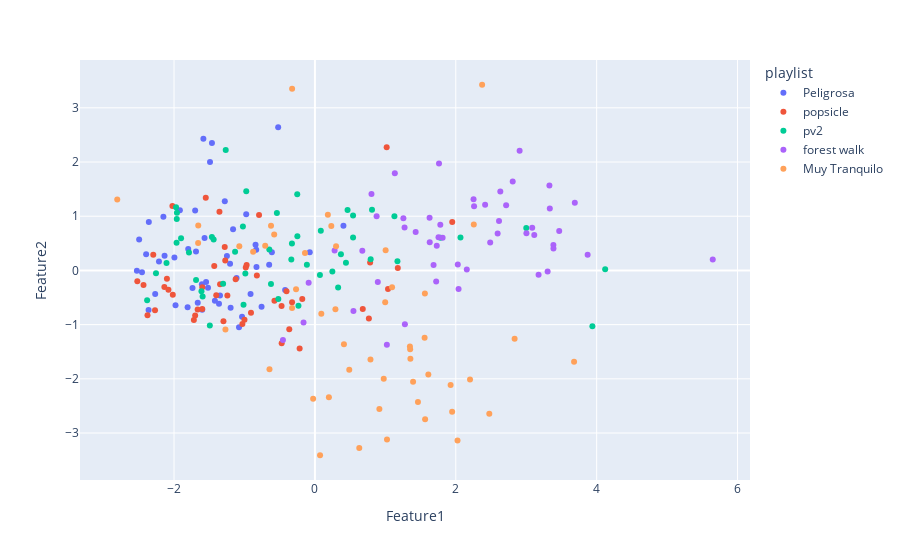

The code cell stored with this chart in its notebook:
### Code cell
fig = px.scatter(data_frame=df, x='Feature1', y='Feature2', color='playlist', custom_data=['name'])
fig.update_traces(hovertemplate="%{customdata[0]}")

### Figure 1 — Plotly figure (JSON) as saved in the notebook; plotly's stock layout.template omitted (floating-point values rounded to 4 significant figures)
{"data": [{"customdata": [["Dime"], ["Pal Perreo"], ["Pantysito"], ["Gatas"], ["Nadie"], ["Sin Ropa (with Ingratax)"], ["cuatro veinte"], ["Cucando"], ["Mojando Asientos (feat. Feid)"], ["Tendencia Global"], ["Si Te Interesa"], ["No Son Horas"], ["ZONA DEL PERREO"], ["AGUA"], ["RUMBATÓN"], ["Si Quieren Frontear"], ["TBT"], ["ALMAS GEMELAS"], ["Vdp"], ["BORRAXXA"], ["Instagram"], ["Numero 1"], ["Te Felicito"], ["Paulo Londra: Bzrp Music Sessions, Vol. 23"], ["3 Deseos Remix (with Dalex & Eix, feat. Alejo)"], ["Me Porto Bonito"], ["Te Mentiría Remix"], ["NO MIENTEN"], ["Tarot"], ["La Triple T"], ["Sonrisa Falsa (with Sael)"], ["Hermosa (feat. Daddy Yankee)"], ["Castigo"], ["Nota"], ["Un Momento (with Moffa)"], ["10 PM"], ["Maléfica"], ["Barranquilla Bajo Cero"], ["OJALÁ"], ["BORRACHA"], ["intoxicao"], ["latin girl"], ["cielo en la mente"], ["Nos Comemos (feat. Ozuna)"], ["La Llevo Al Cielo (Ft. Ñengo Flow)"], ["Antes de Perderte"], ["Dile a Tus Amigas"], ["Ferxxo 100"], ["Nos Comemos Vivos"], ["Villano Antillano: Bzrp Music Sessions, Vol. 51"]], "hovertemplate": "%{customdata[0]}", "legendgroup": "Peligrosa", "marker": {"color": "#636efa", "symbol": "circle"}, "mode": "markers", "name": "Peligrosa", "orientation": "v", "showlegend": true, "type": "scatter", "x": [-0.8428, -1.7, -1.545, -1.798, -1.205, -0.8296, -1.361, -1.162, -1.6, -1.567, -1.279, -0.07331, -2.267, -1.197, -2.361, -2.214, -1.583, -1.604, 0.405, -1.688, -1.462, -2.396, -1.489, -1.034, -1.347, -1.518, -1.807, -2.358, -1.077, -1.249, -0.4226, -1.663, -1.917, -0.5216, -0.611, -1.42, -2.527, -2.151, -0.9137, -2.455, -2.134, -0.9752, -1.113, -1.979, -2.495, -1.994, -0.6494, -0.8332, -1.738, -0.7574], "xaxis": "x", "y": [0.4739, 1.106, -0.2112, 0.3946, 0.121, 0.06527, -0.6144, 0.7616, -0.7244, 0.5973, 1.274, 0.3375, -0.4352, -0.6872, -0.7299, 0.1658, 2.43, -0.2546, 0.8259, 0.3481, 2.35, 0.299, 2.0, -0.8544, -0.4622, -0.3185, -0.678, 0.893, -1.048, 0.2654, -0.3596, -0.5983, 1.109, 2.643, 0.3354, -0.5601, -0.005586, 0.99, -0.4361, -0.03362, 0.2729, 1.037, -0.1389, -0.6409, 0.5686, 0.2365, 0.104, 0.3827, -0.3255, -0.6712], "yaxis": "y"}, {"customdata": [["outside"], ["yes girl"], ["girlfriend"], ["repercussions"], ["My Oh My (feat. DaBaby)"], ["Señorita"], ["Never Be the Same"], ["Havana (feat. Young Thug)"], ["Real Friends"], ["This Love"], ["In the Dark"], ["Bam Bam (feat. Ed Sheeran)"], ["Plastic Hearts"], ["Nothing Breaks Like a Heart (feat. Miley Cyrus)"], ["We Can't Stop"], ["Party In The U.S.A."], ["Love Again"], ["Pretty Please"], ["Fever"], ["Break My Heart"], ["Don't Start Now"], ["Levitating (feat. DaBaby)"], ["Prisoner (feat. Dua Lipa)"], ["Physical"], ["We're Good"], ["Future Nostalgia"], ["IDGAF"], ["New Rules"], ["Hallucinate"], ["The Climb"], ["good 4 u"], ["Try"], ["The One That Got Away"], ["The Heart Wants What It Wants"], ["Love You Like A Love Song"], ["Who Says"], ["A Year Without Rain"], ["Naturally"], ["Teenage Dream"], ["Last Friday Night (T.G.I.F.)"], ["California Gurls"], ["Firework"], ["The One That Got Away - Acoustic"], ["Ready or Not"], ["Hurricane"], ["feel something"], ["like that"]], "hovertemplate": "%{customdata[0]}", "legendgroup": "popsicle", "marker": {"color": "#EF553B", "symbol": "circle"}, "mode": "markers", "name": "popsicle", "orientation": "v", "showlegend": true, "type": "scatter", "x": [-2.023, -0.217, -1.549, -0.3244, -0.1794, -0.9816, -0.4733, -0.4031, 1.019, 1.038, 0.7837, -1.429, -1.125, -0.4717, -0.364, -0.9999, -0.9075, -1.355, -1.28, -1.243, -2.101, -2.433, -1.599, -2.017, -0.8241, -2.521, -0.9693, -1.346, -1.273, 0.7663, -0.7929, -0.5743, -2.137, -1.298, -2.295, -2.377, -1.03, -2.079, -1.665, -1.718, -1.599, -1.4, 1.95, -2.27, -1.7, 1.177, 0.6796], "xaxis": "x", "y": [1.189, -1.439, 1.343, -0.5865, -0.5262, 0.05448, -0.6563, -0.3859, 2.272, -0.3418, 0.1449, 0.08322, -0.1624, -1.345, -1.083, -0.9088, -0.7797, 1.083, 0.4304, -0.4608, -0.1512, -0.2697, -0.3083, -0.4471, -0.09563, -0.1989, 0.09919, -0.2529, 0.1815, -0.8885, 1.023, -0.561, -0.3061, -0.9396, 0.2877, -0.8289, -0.9859, -0.3546, -0.7229, -0.9146, -0.7105, -0.4564, 0.8951, -0.7358, -0.833, 0.04456, -0.7097], "yaxis": "y"}, {"customdata": [["Jugando a los Sims"], ["Tu cepillo de dientes"], ["Tierra Firme"], ["Cosas De La Vida"], ["TE FUISTE (feat. Myke Towers)"], ["Antónimos"], ["Flaca"], ["Deseo"], ["Superman"], ["Fuera del mercado"], ["Mereces Menos"], ["LA DESPEDIDA - Live - Spotify Singles"], ["Angelito"], ["Hasta Los Dientes"], ["No Te Bastó, Mi Corazón"], ["Nubes"], ["Nosotros"], ["828"], ["ARRANCARMELO"], ["Robot"], ["SAKURA"], ["De Chill (feat. David Otero)"], ["Bonita"], ["Funeral"], ["Amor Con Odio"], ["Paralizante"], ["FBI"], ["besitos, cuídate (Remix)"], ["Ya acabó - Con Becky G"], ["3 AMIGAS TUYAS"], ["Pantalones de pana"], ["A carta cabal"], ["Toy Story"], ["París"], ["HOOD"], ["Flores"], ["Angelito"], ["Carne y Hueso"], ["No dejes que pase el tiempo"], ["la balada"], ["BANDIDO"], ["Entre Tejados"], ["El Cielo Se Me Cayó"], ["Perdido"], ["La Bachata"], ["Muchas Cosas"], ["mi otra mitad"], ["TV"], ["Sigue"], ["Que Dirá?"]], "hovertemplate": "%{customdata[0]}", "legendgroup": "pv2", "marker": {"color": "#00cc96", "symbol": "circle"}, "mode": "markers", "name": "pv2", "orientation": "v", "showlegend": true, "type": "scatter", "x": [-0.9876, 0.5417, 3.0, 1.129, -1.959, -1.687, -1.462, 0.2476, -1.611, 0.3297, -0.2508, -1.303, -1.266, -1.964, -0.2336, -1.9, -0.647, -0.5192, 1.783, -1.788, 4.12, -1.492, 0.08382, -0.9746, -1.971, -1.437, -2.382, -2.107, 0.8106, 0.4407, -0.3261, 3.939, -1.961, -1.594, 0.5416, 1.172, -0.6238, 2.067, -1.013, -0.1139, -0.2491, 0.7915, -2.256, 0.07132, -1.022, -0.3347, 0.4636, -1.133, -0.5395, 0.3695], "xaxis": "x", "y": [-0.05532, 0.6083, 0.7836, 1.001, 1.062, -0.1773, 0.6179, -0.01973, -0.3818, -0.3129, 1.403, -0.2465, 2.222, 0.509, -0.6522, 0.5918, 0.3841, -0.5256, 0.6048, 0.3293, 0.02253, -1.018, 0.7321, 1.461, 1.168, 0.5716, -0.5517, 0.1367, 1.12, 0.1419, 0.4963, -1.031, 0.9486, -0.4816, 1.015, 0.1702, -0.2491, 0.6084, -0.6351, 0.1041, 0.6293, 0.2075, -0.05391, -0.08612, 0.812, 0.201, 1.114, 0.3444, 1.058, 0.2993], "yaxis": "y"}, {"customdata": [["Sleep By Rivers"], ["Sorry I'm Gone (Feat. Emily Reid)"], ["Holding On"], ["Blue Eyes"], ["Coastline"], ["Simple Things"], ["Permanent Way"], ["Bite"], ["Lights Off"], ["Budding Trees"], ["The Woods - Acoustic"], ["Emma"], ["Northern Rivers"], ["Heart Attack"], ["Speak Too Soon"], ["Thinking 'Bout Love"], ["California"], ["Rise"], ["Guaranteed"], ["Monsters"], ["To Build A Home"], ["On My Way"], ["Already Gone"], ["Dreams"], ["San Luis"], ["letting go"], ["Clouds (with Sabrina Carpenter)"], ["Trick To Happy"], ["Home"], ["My Silver Lining"], ["chocolate"], ["Where's My Love"], ["Dirty Paws"], ["Moments"], ["Butterflies"], ["Wonderful Life"], ["Follow Your Arrow"], ["Morning Breeze"], ["Until The Morning Light"], ["I BELIEVE"], ["Everything To Me"], ["I'm On Fire"], ["It Must Have Been Love"], ["In My Arms"], ["Feeling You"], ["3 Rounds and a Sound"], ["Neon Stars"], ["Blue (Da Ba Dee)"], ["gracias a la vida"], ["Amsterdam - Acoustic"]], "hovertemplate": "%{customdata[0]}", "legendgroup": "forest walk", "marker": {"color": "#ab63fa", "symbol": "circle"}, "mode": "markers", "name": "forest walk", "orientation": "v", "showlegend": true, "type": "scatter", "x": [1.813, 2.252, -0.1614, 2.594, 1.63, 2.715, 3.304, 3.385, 2.632, 0.6732, 1.684, 1.277, 2.156, 3.69, 1.628, 1.273, 1.43, 1.73, 3.114, 1.721, 5.648, 2.488, 3.003, 1.256, 3.175, 2.416, 0.8929, 1.135, 3.329, -0.4538, 2.26, 2.614, 1.021, 0.5471, -0.08888, 0.8759, 0.2796, 2.028, 0.803, 1.762, 2.906, 3.386, 1.755, 3.468, 2.039, 3.872, 1.78, 2.808, 3.085, 3.335], "xaxis": "x", "y": [0.6018, 1.311, -0.9592, 0.681, 0.518, 1.203, -0.01812, 0.4679, 1.457, 0.3635, 0.09869, -0.9947, 0.01796, 1.247, 0.9704, 0.7904, 0.7093, 0.4567, 0.6542, -0.2026, 0.2015, 0.5165, 0.6862, 0.9612, -0.08042, 1.213, -0.2118, 1.793, 1.565, -1.283, 1.185, 0.9143, -1.369, -0.7484, -0.2251, 0.9976, 0.3689, 0.1108, 1.409, 1.973, 2.209, 0.4038, 0.611, 0.7287, -0.3441, 0.2877, 0.8425, 1.639, 0.7893, 1.141], "yaxis": "y"}, {"customdata": [["Kindred Spirit"], ["Another Night"], ["Giorgio by Moroder"], ["Labyrinth"], ["Fabrics"], ["Heartstrings (feat. Santana)"], ["Southern Man"], ["You Wish"], ["Heart Beating"], ["Slow Down (feat. Jorja Smith) - Vintage Culture & Slow Motion Remix"], ["Time - Alan Walker Remix - Extended Version"], ["Mesdames"], ["Sérotonine"], ["Labyrinth - CloZee Remix"], ["Himalayan - il:lo Remix"], ["Colors"], ["First Snow"], ["Blue Dream - Koresma Remix"], ["Tieduprightnow"], ["Overnight"], ["Gamesofluck"], ["Withorwithout"], ["Older"], ["Bemyself - from Hansa Studios, Berlin"], ["Hideout"], ["Comedown"], ["Tangerine Sour"], ["Pharaoh Dunes"], ["Let Me Down"], ["Mobius Trip"], ["Afterglow"], ["Sandy Phu Quoc Picnic"], ["Outside"], ["Slurping Ramen in Tokyo"], ["Hotel Dining in London"], ["Home"], ["The Journey"], ["Hark"], ["Go Back Home"], ["Mohan"], ["The Ghosts Of Piran"], ["Just A Scribbler"], ["Hodlers In Paris"], ["Más Tranquilo"], ["Wagmi Express"], ["Azure - Emancipator Remix"], ["Sea To Sky"], ["Sea To Sky - Parra For Cuva Remix"], ["Sirens"], ["Turning Away"]], "hovertemplate": "%{customdata[0]}", "legendgroup": "Muy Tranquilo", "marker": {"color": "#FFA15A", "symbol": "circle"}, "mode": "markers", "name": "Muy Tranquilo", "orientation": "v", "showlegend": true, "type": "scatter", "x": [-0.02509, 1.095, 0.4877, 1.463, 0.3004, -0.7056, -0.3246, 2.835, 0.184, -1.658, 2.475, 2.255, 2.374, 1.927, 0.6298, 1.557, 3.679, 1.023, -0.5782, -1.073, -0.6449, 0.4122, -1.656, -0.6229, -0.877, 1.004, 1.61, 1.562, -1.27, 2.025, -0.1411, 0.9771, 0.9153, 0.7888, 1.349, 1.352, 2.202, 1.355, 0.09108, -0.3237, 0.07305, -0.2677, 0.1987, 0.2325, -2.806, 1.394, 1.948, 1.564, 0.2913, 0.9977], "xaxis": "x", "y": [-2.368, -0.3091, -1.831, -2.429, 0.4449, 0.4564, -0.6936, -1.258, 1.025, 0.5052, -2.643, 0.8474, 3.426, -2.115, -3.276, -1.241, -1.684, -3.12, 0.6633, 0.4439, -1.825, -1.36, 0.8293, 0.823, 0.3427, 0.3712, -1.921, -0.4262, -1.088, -3.136, 0.3197, -1.997, -2.558, -1.645, -1.405, -1.452, -2.013, -1.628, -0.7983, 3.352, -3.41, -0.3488, -2.338, 0.8182, 1.31, -2.054, -2.607, -2.744, -0.7148, -0.5874], "yaxis": "y"}], "layout": {"legend": {"title": {"text": "playlist"}, "tracegroupgap": 0}, "margin": {"t": 60}, "xaxis": {"anchor": "y", "domain": [0, 1], "title": {"text": "Feature1"}}, "yaxis": {"anchor": "x", "domain": [0, 1], "title": {"text": "Feature2"}}}}
